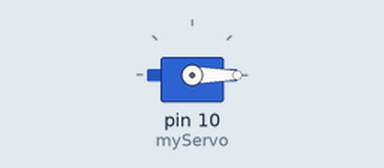
Bench run of a sketch on a simulated Arduino Uno, built with avr-gcc and run on an emulated ATmega328P. Shown: servo. What the sketch prints to the serial monitor is not drawn.

Above: at 0.05 s.
Timing chart, 0 to 4.6 s (numbered marks = the images above):
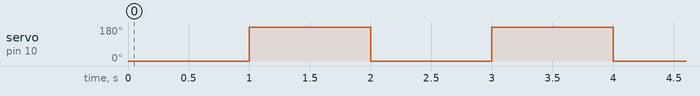

Measured:
- by itself, servo on pin 10 (myServo): alternates 180° for 1.0 s and 0° for 1.0 s

The sketch:

ex17-1.ino
```cpp
#include <Servo.h>

Servo myServo;

int angle = 0;
unsigned long current, before ;

void setup() {
myServo.attach(10);
myServo.write(angle);

before = millis();
Serial.begin(9600) ;
}

void loop() {
  int inTime ;

   current = millis();
   inTime = current- before;

   if(inTime >=1000) {
        before = current ;
        Serial.println(" Elapsed Time : " +String(inTime));
         Serial.println(angle);
        if(angle==0) angle = 180;
        else angle = 0;

        myServo.write(angle);

 }

}
```
